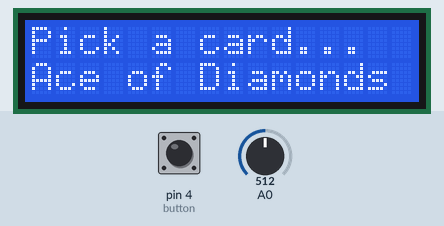
The sketch below on a simulated Arduino Uno, built with avr-gcc and run on an emulated ATmega328P. On the bench: 16×2 character LCD. The test bench sets the inputs (shaded band); at power-on: pin 4 (button) HIGH, A0 = 512. Random numbers use the default seed unless the sketch sets one; what the sketch prints to the serial monitor is not drawn.

Above: at 2.7 s.
2.8 s: pin 4 (button) pulled LOW for 1 s
At 3.5 s:
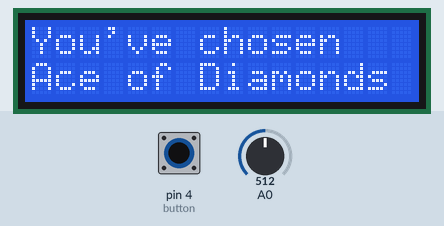
5.4 s: pin 4 (button) pulled LOW for 3.2 s
At 9.4 s:
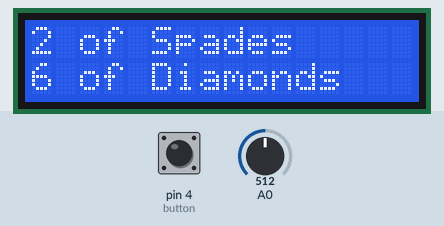
10.1 s: pin 4 (button) pulled LOW for 0.15 s
At 11.9 s:
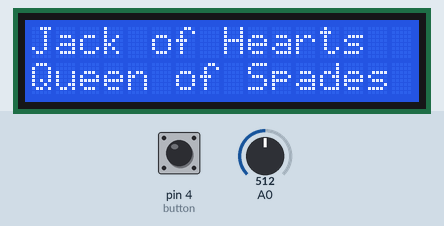
12.2 s: pin 4 (button) pulled LOW for 0.15 s
At 13.6 s:
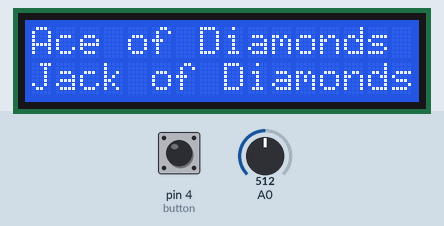
14.2 s: pin 4 (button) pulled LOW for 3.2 s
At 18.2 s:
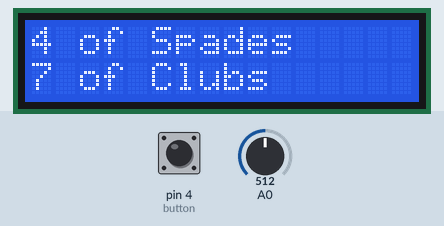
18.9 s: pin 4 (button) pulled LOW for 0.15 s
At 20.8 s:
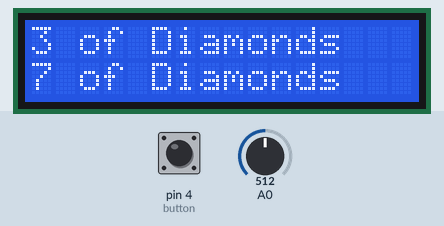
Timing chart, 0 to 21.9 s (numbered marks = the images above; inputs shaded):
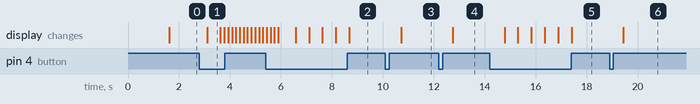

The sketch:

05_BlackMagic02.ino
```cpp
// Black Magic Card Trick by Hari Wiguna, 2019
// Modify for AdaFruit I2C LCD backpack because the LCD that comes with the kit is not working.
//
// IMPORTANT: This and previous versions have a *BUG* where I did not include 10,
// so it went 8, 9, Jack, Queen, so Jack and Ace are considered odd.

//-- LCD Variables --
#include "Wire.h"
#include "Adafruit_LiquidCrystal.h"
Adafruit_LiquidCrystal lcd(0);

//-- BUTTON --
byte button = 4; // Digital pin 4

//-- Magic trick classes --
#include "Pile.h"
#include "Magician.h"

void WaitForButtonPress() {
  while (digitalRead(4) != LOW) {
    delay(100);
  }
  delay(500); // ignore switch bounce
}

void ReadyToDeal() {
    //         123456789*123456
  lcd.print(" Ready to deal  ");
  lcd.setCursor(0,1);
  lcd.print("out the cards...");
}

Card PickACard(Pile deck) {
  Card card = blankCard;
  bool buttonPressed = false;
  int prevCardIndex;
  while (!buttonPressed) {
    int potValue = analogRead(A0);
    int cardIndex = map(potValue, 0, 1023, 0, 47);
    if (cardIndex != prevCardIndex) { // Only refresh screen if chosen card changes
      prevCardIndex = cardIndex;
      card = deck.PeekCard(cardIndex);
      lcd.clear();
      lcd.print("Pick a card...");
      lcd.setCursor(0,1);
      lcd.print(card.CardToString());
    }

    if (digitalRead(button) == LOW) {
      buttonPressed = true;
      delay(200); // ignore any button bounce noise
    }
    delay(50);
  }

  //-- Confirm chosen card --
  lcd.clear();
  lcd.print("You've chosen");
  lcd.setCursor(0,1);
  lcd.print(card.CardToString());

  return card;
}

void SetupLCD() {
  lcd.begin(16, 2); // 16 columns, 2 rows
  lcd.clear();
  lcd.print("* Magic Trick *");
  lcd.setCursor(0,1);
  lcd.print(" by Hari Wiguna ");
  lcd.setBacklight(HIGH);
  delay(1500);
}

void SetupInputs() {
  pinMode(button, INPUT_PULLUP);
}

void setup() {
  SetupLCD();
  Serial.begin(115200);
  SetupInputs();

  randomSeed(analogRead(A1)); // Get random seed from an unused Analog pin.
  //-- Unit Testing --
//  Pile testDeck = Pile(); // Unlike in C#, you don't say new Class.
//  testDeck.UnitTest();
}


void loop() {
  //-- Prepare deck --
  Pile deck = Pile(); // Unlike in C#, you don't say new Class.
  deck.InitFullDeck();

  //-- Let user pick a card --
  Card chosenCard = PickACard(deck); // Let user pick a card
  WaitForButtonPress();

  //-- Shuffle the deck --
  deck.Shuffle();
  ReadyToDeal();
  WaitForButtonPress();

  //-- Perform Magic! --
  Magician shinLim = Magician(deck);
  shinLim.SetChosenCard( chosenCard );
  shinLim.PerformMagic();
}
```

Card.h
```cpp
#ifndef Card_h
#define Card_h

#include "Arduino.h"

#define HEART 1
#define DIAMOND 2
#define SPADE 3
#define CLUB 4

#define JACK 10
#define QUEEN 11
#define KING 12
#define ACE 13

class Card {
  public:
    Card(byte inValue, byte inSuit);
    Card();

    String ValueToString(byte value);
    String SuitToString(byte suit);
    String CardToString();
    void Print();
    bool IsOdd();
    void Swap(Card &card1, Card &card2);

    byte Value(); // 2..13
    byte Suit(); // 1..4

  private:
    byte _value;
    char _suit;

};

//=== IMPLEMENTATION ===

Card::Card() {
  _value = 0;
  _suit = 0;
}

Card::Card(byte inValue, byte inSuit) {
  _value = inValue;
  _suit = inSuit;
}

byte Card::Value() {
  return _value;
}

byte Card::Suit() {
  return _suit;
}

String Card::ValueToString(byte value) {
  //12345789*123456
  //seven of diamonds - Making sure the longest card would not exceed the 16 character LCD width.

  String result = "?";
  switch (value) {
    case ACE: result = "Ace"; break;
    case JACK: result = "Jack"; break;
    case QUEEN: result = "Queen"; break;
    case KING: result = "King"; break;
    default: result = String(value); break;
  }
  return result;
}

String Card::SuitToString(byte suit) {
  String result = "?";
  switch (suit) {
    case CLUB: result = "Clubs"; break;
    case DIAMOND: result = "Diamonds"; break;
    case HEART: result = "Hearts"; break;
    case SPADE: result = "Spades"; break;
  }
  return result;
}

String Card::CardToString() {
  return ValueToString(_value) + " of " + SuitToString(_suit);
}

void Card::Print() {
  Serial.println( CardToString() );
}

bool Card::IsOdd() {
  return (_value % 2) != 0;
}

void Card::Swap(Card &card1, Card &card2) {
  Card temp = card1;
  card1 = card2;
  card2 = temp;
}

//=== GLOBAL CONSTANTS ===

const Card blankCard = Card(0, 0);

#endif
```

Magician.h
```cpp
class Magician {
  public:
    Magician(Pile deck);
    SetChosenCard(Card chosenCard);
    PerformMagic();
  private:
    Card _chosenCard;
    Pile _deck;
};

//=== IMPLEMENTATION ===

Magician::Magician(Pile deck) {
  _deck = deck;
  _chosenCard = blankCard;
}

Magician::SetChosenCard(Card chosenCard) {
  _chosenCard = chosenCard;
  byte index = _deck.RemoveCard(_chosenCard);
  Serial.print("\nRemoved chosen card from location ");
  Serial.println(index);
}

void WaitForButtonPress2() {
  while (digitalRead(4) != LOW) {
    delay(100);
  }
  delay(500); // ignore switch bounce
}

Magician::PerformMagic() {
  Serial.println("\nWas it one of these cards?");
  bool hasShownMarker = false;
  bool hasShownChosenCard = false;
  bool isOutOfCards = false;

  while (!isOutOfCards) {
    Card card1 = blankCard;
    Card card2 = blankCard;

    if (!hasShownMarker) { // Have we shown marker yet? NO
      bool isTimeForMarker = random(5) == 4L; // 1 in 4 chance if we should show marker card now
      if (isTimeForMarker) { // Is it time to show marker? YES
        bool showChosenOnSamePage = random(3) == 2L; // Fifty-fifty chance if we should show chosen card on same page as marker card or on next page
        if (showChosenOnSamePage) {
          card1 =  _deck.TakeMarkerCard(); // Show marker card...
          card2 = _chosenCard; // immediately follow with chosen card on same page.
          hasShownChosenCard = true;
        } else {
          card1 =  _deck.TakeNonMarkerCard(); // show random non-marker card
          card2 =  _deck.TakeMarkerCard(); // show marker card to indicate that first card on next page is chosen card.
        }
        hasShownMarker = true; // either way, we would have shown marker.
      }
      else { // Not time to show marker yet, so just show two random cards.
        card1 =  _deck.TakeNonMarkerCard(); // show random non-marker card
        card2 =  _deck.TakeNonMarkerCard(); // show random non-marker card
      }
    }
    else { // We have shown marker on previous page, so it's time to show chosen card
      if (!hasShownChosenCard) {
        card1  = _chosenCard;
        card2 =  _deck.TakeNonMarkerCard(); // show random non-marker card
        hasShownChosenCard = true;
      } else {
        // The show is over, but let them keep spitting out remaining cards
        card1 =  _deck.RemoveTopCard();
        card2 =  _deck.RemoveTopCard();
      }
    }

    lcd.clear();
    if (card1.Value() == 0) {
      //         123456789*123456
      lcd.print(" No more cards! ");
      isOutOfCards = true;
    } else {
      lcd.print(card1.CardToString());
      lcd.setCursor(0, 1);
      lcd.print(card2.CardToString());
      //      card1.Print();
      //      card2.Print();
      //      Serial.println();
    }

    WaitForButtonPress2();
  }

  Serial.println("Take a bow!\n");
}
```

Pile.h
```cpp
#ifndef Pile_h
#define Pile_h

#include "Card.h"

class Pile {
  public:
    byte maxCards = 48; // 0..47
    Pile();
    void InitFullDeck();
    void Clear();
    void AddTop(Card newCard);
    Card RemoveTopCard();
    void PrintAll();
    void Pile::Shuffle();
    Card TakeMarkerCard();
    Card TakeNonMarkerCard();
    void RemoveByIndex(byte index);
    byte RemoveCard(Card card);
    Card PeekCard(byte index);
    void UnitTest();
  private:
    Card _cards[52];
    byte _numberOfCards;

    bool IsBlackCard(Card card);
    bool IsMarkerCard(Card card);
};

//=== IMPLEMENTATION ===

Pile::Pile() {
  _numberOfCards = 0;
}

void Pile::InitFullDeck() {
  int cardIndex = 0;
  for (byte s = 1; s <= 4; s++) {
    for (byte v = 2; v <= 13; v++) {
      _cards[cardIndex++] = Card(v, s);
    }
  }
  _numberOfCards = 48;
}

void Pile::Shuffle() {
  lcd.clear();
  lcd.print("Shuffling cards");
  lcd.setCursor(0,1); // x,y

  for (byte i=0; i<_numberOfCards; i++) {
    if ((i % 3)==0) {
      lcd.print("."); // print one dot every third loop iterations because we only have 16 chars for 48 cards
      delay(150);
    }
    Card temp = _cards[i];
    int randomIndex = random(0,_numberOfCards);
    _cards[i] = _cards[randomIndex];
      _cards[randomIndex] = temp;
  }

  delay(500);
  lcd.clear();
  //delay(500);
}

void Pile::AddTop(Card newCard) {
}

Card Pile::RemoveTopCard() {
  Card topCard = _cards[0]; // Element 0 is top most card, 47 is bottom most card.
  // Shift all cards one position to top of card.
  for (byte i=0; i<(maxCards-1); i++) {
    _cards[i] = _cards[i+1];
  }
  _cards[maxCards-1] = blankCard;
  _numberOfCards--;
  return topCard;
}

void Pile::PrintAll() {
  for (byte i = 0; i < _numberOfCards; i++) {
    _cards[i].Print();
  }
}

void Pile::Clear() {
  for (byte i = 0; i < maxCards; i++) {
    _cards[i] = blankCard;
  }
  _numberOfCards = 0;
}

bool Pile::IsBlackCard( Card card ) {
  return (card.Suit() == CLUB) || (card.Suit() == SPADE);
}

Card Pile::PeekCard(byte index) {
  return _cards[index];
}

void Pile::RemoveByIndex(byte index) {
  for (byte i=index; i<(maxCards-1); i++) {
    _cards[i] = _cards[i+1];
  }
  _cards[maxCards-1] = blankCard;
  _numberOfCards--;
}

bool Pile::IsMarkerCard(Card card) {
  return IsBlackCard(card) && card.IsOdd();
}

Card Pile::TakeMarkerCard() {
  Card result = blankCard;
  for (byte i = 0; i < _numberOfCards; i++) {
    Card card = _cards[i];
    if (IsMarkerCard(card)) {
      result = _cards[i];
      RemoveByIndex(i);
      break;
    }
  }
  return result;
}

byte Pile::RemoveCard(Card cardToRemove) {
  byte index = -1;
  for (byte i = 0; i < _numberOfCards; i++) {
    Card card = _cards[i];
    if ((card.Value()==cardToRemove.Value()) && (card.Suit()==cardToRemove.Suit())) {
      index = i;
      RemoveByIndex(i);
      break;
    }
  }
  return index;
}

Card Pile::TakeNonMarkerCard() {
  Card result = blankCard;
  for (byte i = 0; i < _numberOfCards; i++) {
    Card card = _cards[i];
    if (!IsMarkerCard(card)) {
      result = card;
      RemoveByIndex(i);
      break;
    }
  }
  return result;
}

void Pile::UnitTest() {
  Serial.println("BLANK DECK:");
  Clear();
  PrintAll();

  Serial.println("\nFULL DECK:");
  InitFullDeck();
  PrintAll();

  Serial.println("\nTOP CARD:");
  Card topCard = RemoveTopCard();
  topCard.Print();

  Serial.println("\nTOP CARD AGAIN:");
  topCard = RemoveTopCard();
  topCard.Print();

  Serial.println("\nSHUFFLED DECK:");
  Shuffle();
  PrintAll();

  Serial.println("\nTOP MARKER:");
  topCard = TakeMarkerCard();
  topCard.Print();
}
#endif
```

Measured:
- after the input at 2.8 s, the display: changes after 0.31 s (image 1)
- after the input at 10.1 s, the display: changes after 0.62 s (image 3)
- after the input at 12.2 s, the display: changes after 0.55 s (image 4)
- after the input at 14.2 s, the display: first changes after 0.58 s (image 5 shows a later state)
- after the input at 18.9 s, the display: changes after 0.54 s (image 6)
- what the display in image 1 shows lasts 0.5 s, from 3.1 s to 3.6 s
